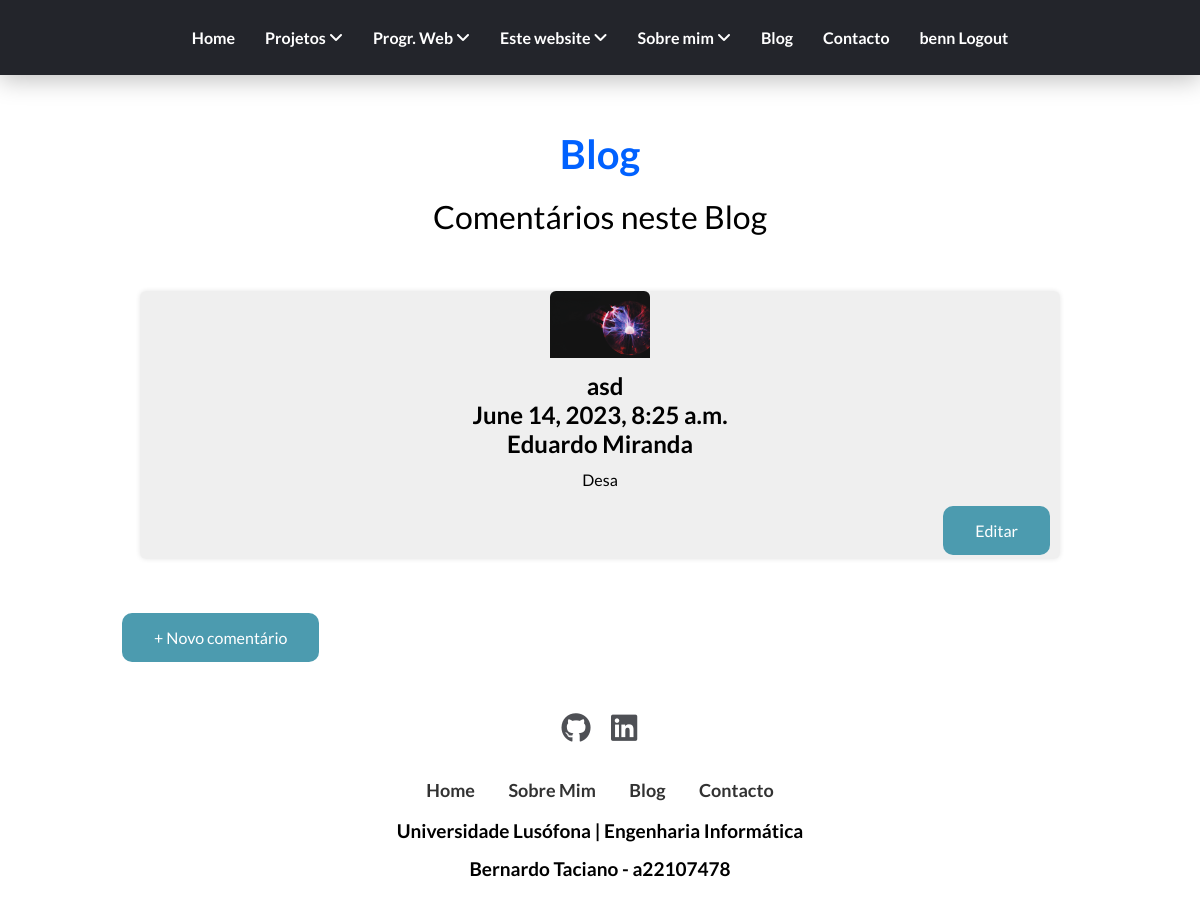
/blog (signed in), run on the app's committed database.
### portfolio/models.py (models this page shows, shortened)
class Post(models.Model):
    titulo = models.CharField(max_length=50)
    autor = models.ForeignKey(Pessoa, on_delete = models.CASCADE, related_name = "autor")
    data = models.DateTimeField(auto_now_add=True)
    descricao = models.TextField(max_length=1000)
    link = models.CharField(max_length=200, blank=True)
    imagem = models.ImageField(upload_to="static/portfolio/images", blank=True)

class Pessoa(models.Model):
    funcao = [
        ('aluno', 'Aluno'),
        ('professor', 'Professor'),
    ]
    nome = models.CharField(max_length=70)
    funcao = models.CharField(choices=funcao, blank=True, default='aluno', max_length=10)
    linkLusofona = models.URLField(max_length = 200, blank=True)
    linkLinkedin = models.URLField(max_length = 200, blank=True)
    def __str__(self):
        return self.nome

### portfolio/views.py (the view)
# urls.py: path('blog', views.blog_view, name='blog'),
def blog_view(request):
    context = {'posts': Post.objects.all()}
    return render(request, 'portfolio/blog.html', context)

### portfolio/templates/portfolio/blog.html (shortened to what this page needs)
{% extends 'portfolio/layout.html' %}
{% load static %}
{% block main %}
    <div class="blogContainer">
        <div class="row">
            <div class="header">
                <h1>Blog</h1>
                <p>Comentários neste Blog</p>
            </div>
                <div class="contentContainer">
                    {% for post in posts %}
                    <div class="card">
                        <img src="{{post.imagem.url}}" style="max-width: 100px;" alt="Blog 1">
                        <h4>{{post.titulo}}</h4>
                        <h2>{{post.data}}</h2>
                        <h2>{{post.autor}}</h2>
                        <p>{{post.descricao}}</p>
                        {% if request.user.is_authenticated %}
                        <a href="{% url 'portfolio:editar' post.id %}" class="button" style="float: right; margin-right: 10px;">Editar</a>
                        {% endif %}
                    </div>
                    {% endfor %}
                </div>
            {% if request.user.is_authenticated %}
            <a href="{% url 'portfolio:criar' %}" class="button">+ Novo comentário</a>
            {% endif %}
        </div>
    </div>
{% endblock %}

### portfolio/templates/portfolio/layout.html (shortened to what this page needs)
<!DOCTYPE html>
<html lang="en">
<head>
    {% load static %}
    <link rel="stylesheet" href="{% static '/portfolio/style.css' %}">
    <link rel="stylesheet" href="https://cdnjs.cloudflare.com/ajax/libs/font-awesome/6.4.0/css/all.min.css">
</head>
<body>
    <header>
        <div class="nav">
            <ul class="menu">
                <li class="menu-item"><a href="{% url 'portfolio:home' %}">Home</a></li>
                <li class="menu-item"><a class="sub-btn" href="{% url 'portfolio:projetos' %}">Projetos <i class="fa fa-angle-down" aria-hidden="true"></i></a>
                </li>
                <li class="menu-item"><a class="sub-btn" href="">Progr. Web <i class="fa fa-angle-down" aria-hidden="true"></i></a>
                </li>
                <li class="menu-item"><a href="{% url 'portfolio:tecusada' %}" class="sub-btn">Este website <i class="fa fa-angle-down" aria-hidden="true"></i></a>
                </li>
                <li class="menu-item">
                    <a class="sub-btn" href="">Sobre mim <i class="fa fa-angle-down" aria-hidden="true"></i></a>
                </li>
                <li class="menu-item"><a href="{% url 'portfolio:blog' %}">Blog</a></li>
                <li class="menu-item"><a href="{% url 'portfolio:contacto' %}">Contacto</a></li>
                {% if request.user.is_authenticated %}
                <li class="menu-item"><a href="{% url 'portfolio:logout' %}">{{request.user}} Logout</a></li>
                {% else %}
                <li class="menu-item"><a href="{% url 'portfolio:login' %}">Login</a></li>
                {% endif %}
            </ul>
        </div>
    </header>
    {% block main %}
    {% endblock %}
    <footer>
        <div class="social">
            <a href="https://github.com/bernardo-taciano-a22107478"><i class="fab fa-github" aria-hidden="true"></i></a>
            <a href="https://www.linkedin.com/in/bernardo-taciano/"><i class="fab fa-linkedin" aria-hidden="true"></i></a>
        </div>
        <ul class="list">
            <li>
                <a href="{% url 'portfolio:home' %}">Home</a>
            </li>
            <li>
                <a href="{% url 'portfolio:sobre' %}">Sobre Mim</a>
            </li>
            <li>
                <a href="{% url 'portfolio:blog' %}">Blog</a>
            </li>
            <li>
                <a href="{% url 'portfolio:contacto' %}">Contacto</a>
            </li>
        </ul>
        <p class="copyright">Universidade Lusófona | Engenharia Informática</p>
        <p class="copyright">Bernardo Taciano - a22107478</p>
    </footer>
</body>
</html>

### portfolio/static/portfolio/style.css (style rules this page uses)
* { margin: 0; padding: 0; box-sizing: border-box; font-family: 'Lato', sans-serif; scroll-behavior: smooth; }
header { z-index: 100; position: fixed; top: 0; left: 0; width: 100%; display: flex; justify-content: center; align-items: center; background-color: #23252b; box-shadow: 0px 5px 25px rgb(0,0,0,0.25); padding: 0 100px; transition: 0.5s; font-weight: 600; }
header .nav { position: relative; line-height: 75px; }
header .nav .menu { position: relative; display: flex; justify-content: center; list-style: none; }
.menu-item > a { color: white; font-size: 1em; text-decoration: none; margin: 15px; padding: 25px 0; }
footer { padding: 40px 0; font-weight: 600; }
footer .social { text-align: center; padding-bottom: 25px; color: #23252b; }
footer .social a { font-size: 30px; color: inherit; width: 45px; height: 45px; line-height: 42px; display: inline-block; opacity: 0.8; transition: 0.3s; }
footer ul { margin-top: 0; padding: 0; list-style: none; font-size: 18px; line-height: 1.6; text-align: center; }
footer ul li a { color: inherit; text-decoration: none; }
footer ul li { display: inline-block; padding: 0 15px; opacity: 0.8; transition: 0.3s; }
footer .copyright { margin-top: 15px; text-align: center; font-size: 19px; }
.blogContainer { padding-top: 100px; width: 100%; }
.blogContainer .row { width: 80%; margin: auto; }
.blogContainer .row .header { margin: auto; width: 60%; text-align: center; }
.blogContainer .row .header h1 { padding-top: 30px; font-size: 2.5em; color: #0061FF; }
.blogContainer .row .header p { margin-top: 15px; font-size: 2em; line-height: 1.5; }
.contentContainer { display: flex; justify-content: center; align-items: center; margin: auto; text-align: center; }
.contentContainer .card { border-radius: 6px; flex: 1; margin: 50px 20px; box-shadow: 0 0 5px 0 rgb(0, 0, 0,0.1); background-color: #00000010; }
.contentContainer .card img { border-radius: 6px 6px 0 0; width: 100%; height: auto; }
.contentContainer .card h4 { margin-top: 10px; margin-left: 10px; font-size: 1.5em; }
.contentContainer .card p { line-height: 1.5; padding: 10px; font-size: 1em; }

### portfolio/templates/portfolio/blog.html (style rules this page uses)
.card { text-align: center; }
.button { background-color: #4c9baf; border: none; border-radius: 10px; color: white; padding: 15px 32px; text-align: center; text-decoration: none; display: inline-block; font-size: 16px; margin: 4px 2px; cursor: pointer; }

### data on the page
Post: imagem (picture), titulo "asd", data "June 14, 2023, 8:25 a.m.", autor "Eduardo Miranda", descricao "Desa"

### other printed values
{{ request.user }} "benn"
